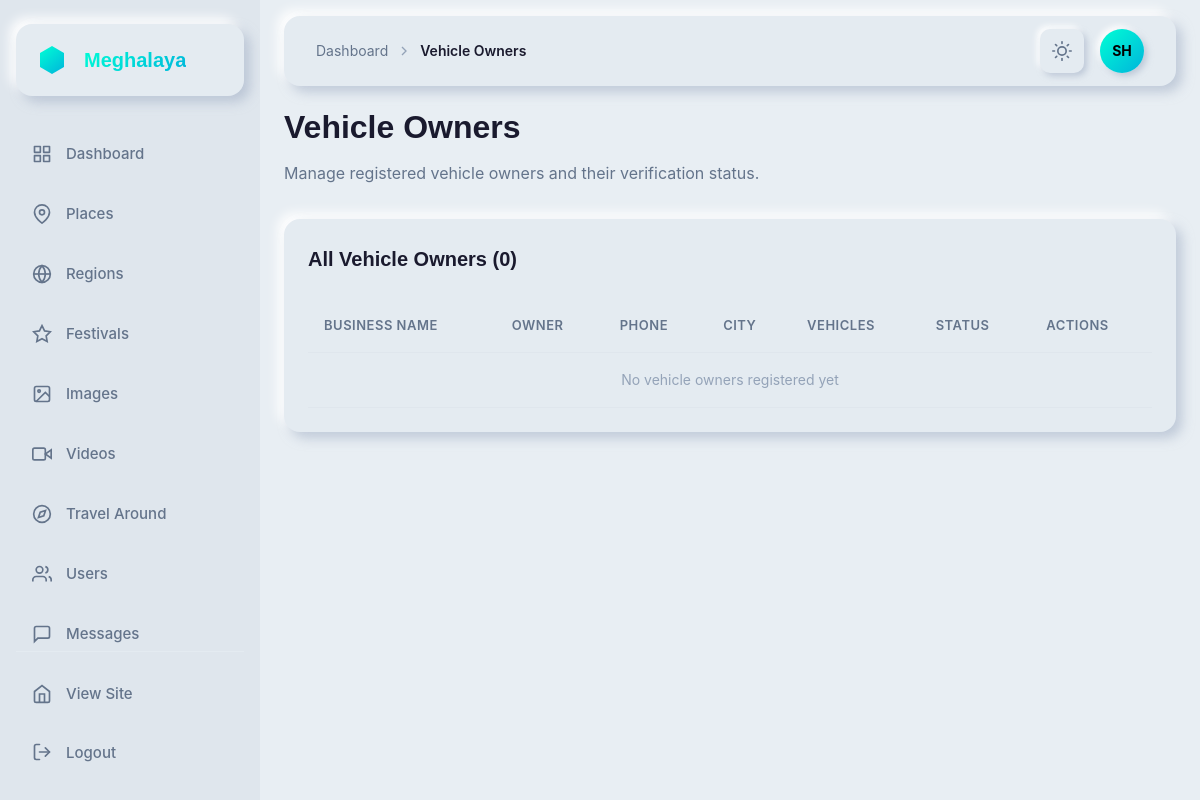
Page /dashboard/vehicle-owners/ (signed in) on the earlier database version.
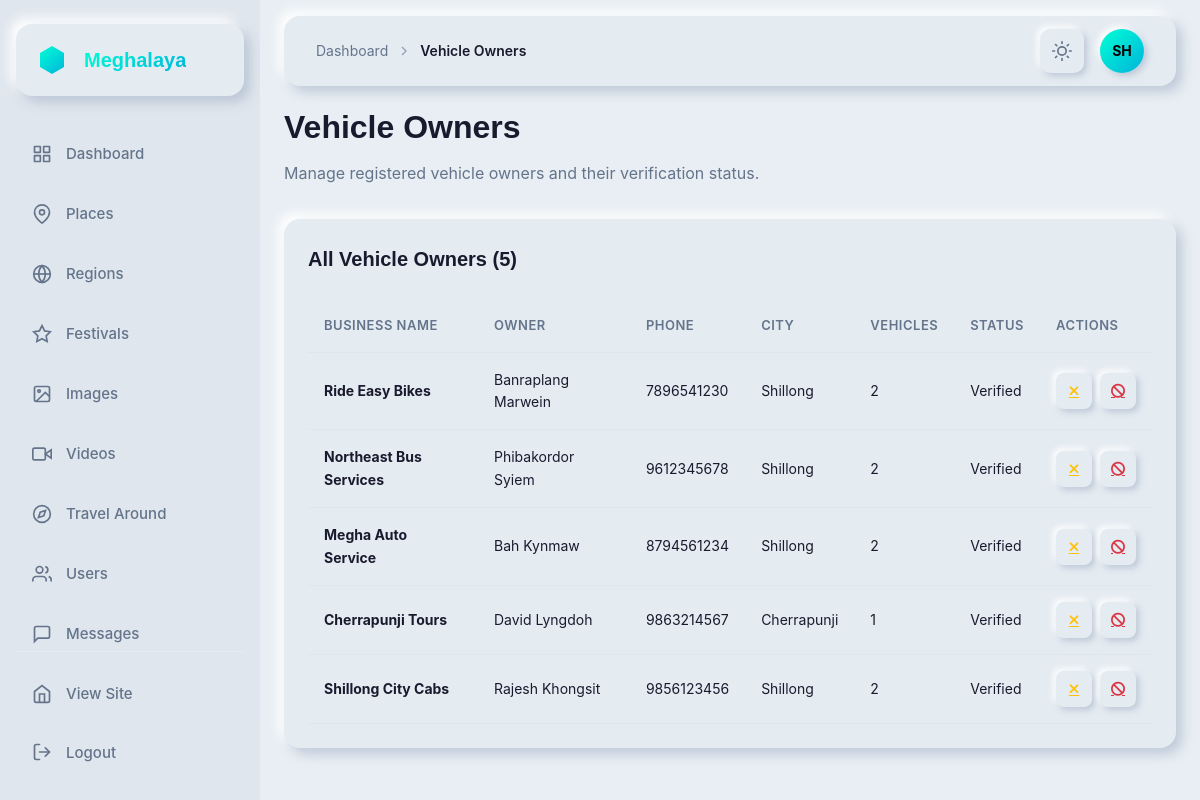
Same page on the later database version.
### app/models.py (models this page shows, shortened)
class VehicleOwner(models.Model):
    user = models.OneToOneField(User, on_delete=models.CASCADE, related_name='vehicle_owner_profile')
    business_name = models.CharField(max_length=200)
    owner_name = models.CharField(max_length=100)
    phone = models.CharField(max_length=15)
    alternate_phone = models.CharField(max_length=15, blank=True, null=True)
    email = models.EmailField()
    address = models.TextField()
    city = models.CharField(max_length=100, default='Shillong')
    profile_photo = models.ImageField(upload_to='vehicle_owners/', blank=True, null=True)
    id_proof = models.ImageField(upload_to='vehicle_owners/id_proofs/', blank=True, null=True)
    is_verified = models.BooleanField(default=False)
    is_active = models.BooleanField(default=True)
    upi_id = models.CharField(max_length=100, blank=True, null=True, help_text='UPI ID for payments')
    qr_code = models.ImageField(upload_to='vehicle_owners/qr_codes/', blank=True, null=True, help_text='Payment QR Code')
    created_at = models.DateTimeField(auto_now_add=True)
    updated_at = models.DateTimeField(auto_now=True)
    class Meta:
        ordering = ['-created_at']

### app/dashboard_views.py (the view)
# urls.py: path('vehicle-owners/', dashboard_views.dashboard_vehicle_owners, name='dashboard_vehicle_owners'),
@login_required
@user_passes_test(is_staff_or_superuser)
def dashboard_vehicle_owners(request):
    owners = VehicleOwner.objects.all().select_related('user').prefetch_related('vehicles').order_by('-created_at')
    return render(request, 'dashboard/vehicle_owners.html', {'owners': owners})

### app/context_processors.py (called while the page is built)
def navbar_context(request):
    placeName = cache.get('navbar_places')
    if placeName is None:
        placeName = list(MeghalayaImages.objects.values('name').exclude(
            name__in=["Cherrapunji", "Police Bazar", "Seven Sister Falls", "Dawki River", "Cathedral of Mary"]
        ).distinct())
        cache.set('navbar_places', placeName, 300)
    return {
        'placeName': placeName
    }

### app/dashboard_views.py (called while the page is built)
def is_staff_or_superuser(user):
    return user.is_staff or user.is_superuser

### templates/dashboard/vehicle_owners.html (shortened to what this page needs)
{% extends 'dashboard/base.html' %}
{% block breadcrumb %}
<svg class="breadcrumb-separator" width="16" height="16" viewBox="0 0 24 24" fill="none" stroke="currentColor" stroke-width="2">
    <polyline points="9 18 15 12 9 6"></polyline>
</svg>
<span class="breadcrumb-current">Vehicle Owners</span>
{% endblock %}
{% block content %}
<div class="title-section cascade-in">
    <h1 class="page-title">Vehicle Owners</h1>
    <p class="page-subtitle">Manage registered vehicle owners and their verification status.</p>
</div>
<div class="card nm-flat cascade-in">
    <div class="card-header">
        <h2 class="card-title">All Vehicle Owners ({{ owners.count }})</h2>
    </div>
    <div class="table-container">
        <table class="data-table">
            <thead>
                <tr>
                    <th>Business Name</th>
                    <th>Owner</th>
                    <th>Phone</th>
                    <th>City</th>
                    <th>Vehicles</th>
                    <th>Status</th>
                    <th>Actions</th>
                </tr>
            </thead>
            <tbody>
                {% for owner in owners %}
                <tr>
                    <td><strong>{{ owner.business_name }}</strong></td>
                    <td>{{ owner.owner_name }}</td>
                    <td>{{ owner.phone }}</td>
                    <td>{{ owner.city }}</td>
                    <td>{{ owner.vehicles.count }}</td>
                    <td>
                        {% if owner.is_verified %}
                        <span class="status-badge status-success">Verified</span>
                        {% else %}
                        <span class="status-badge status-warning">Pending</span>
                        {% endif %}
                    </td>
                    <td>
                        <div class="table-actions">
                            {% if not owner.is_verified %}
                            <a href="{% url 'dashboard_vehicle_owner_verify' owner.pk %}?action=verify" class="action-btn nm-button" title="Verify" style="color: #28a745;">
                                <i class="fas fa-check"></i>
                            </a>
                            {% else %}
                            <a href="{% url 'dashboard_vehicle_owner_verify' owner.pk %}?action=unverify" class="action-btn nm-button" title="Unverify" style="color: #ffc107;">
                                <i class="fas fa-times"></i>
                            </a>
                            {% endif %}
                            {% if owner.is_active %}
                            <a href="{% url 'dashboard_vehicle_owner_verify' owner.pk %}?action=deactivate" class="action-btn nm-button" title="Deactivate" style="color: #dc3545;">
                                <i class="fas fa-ban"></i>
                            </a>
                            {% else %}
                            <a href="{% url 'dashboard_vehicle_owner_verify' owner.pk %}?action=activate" class="action-btn nm-button" title="Activate" style="color: #28a745;">
                                <i class="fas fa-check-circle"></i>
                            </a>
                            {% endif %}
                        </div>
                    </td>
                </tr>
                {% empty %}
                <tr>
                    <td colspan="7" style="text-align: center; color: var(--text-muted);">No vehicle owners registered yet</td>
                </tr>
                {% endfor %}
            </tbody>
        </table>
    </div>
</div>
{% endblock %}

### templates/dashboard/base.html (shortened to what this page needs)
{% load static %}
<!DOCTYPE html>
<html lang="en">
<head>
    <link href="https://api.fontshare.com/v2/css?f[]=general-sans@600,700&f[]=satoshi@400,500&display=swap" rel="stylesheet">
    <link rel="stylesheet" href="{% static 'css/dashboard.css' %}">
    <link rel="stylesheet" href="https://cdnjs.cloudflare.com/ajax/libs/font-awesome/6.4.0/css/all.min.css">
</head>
<body>
    <aside class="sidebar">
        <div class="sidebar-inner">
            <div class="logo-container nm-flat">
                <div class="logo-icon">
                </div>
                <span class="logo-text">Meghalaya</span>
            </div>
            <nav class="sidebar-nav">
                <a href="{% url 'dashboard_home' %}" class="sidebar-link {% if request.resolver_match.url_name == 'dashboard_home' %}active{% endif %}">
                    <div class="sidebar-link-icon">
                    </div>
                    <span>Dashboard</span>
                </a>
                <a href="{% url 'dashboard_places' %}" class="sidebar-link {% if 'places' in request.resolver_match.url_name %}active{% endif %}">
                    <div class="sidebar-link-icon">
                        <svg width="20" height="20" viewBox="0 0 24 24" fill="none" stroke="currentColor" stroke-width="2">
                            <path d="M21 10c0 7-9 13-9 13s-9-6-9-13a9 9 0 0 1 18 0z"></path>
                            <circle cx="12" cy="10" r="3"></circle>
                        </svg>
                    </div>
                    <span>Places</span>
                </a>
                <a href="{% url 'dashboard_regions' %}" class="sidebar-link {% if 'regions' in request.resolver_match.url_name %}active{% endif %}">
                    <div class="sidebar-link-icon">
                        <svg width="20" height="20" viewBox="0 0 24 24" fill="none" stroke="currentColor" stroke-width="2">
                            <circle cx="12" cy="12" r="10"></circle>
                            <line x1="2" y1="12" x2="22" y2="12"></line>
                            <path d="M12 2a15.3 15.3 0 0 1 4 10 15.3 15.3 0 0 1-4 10 15.3 15.3 0 0 1-4-10 15.3 15.3 0 0 1 4-10z"></path>
                        </svg>
                    </div>
                    <span>Regions</span>
                </a>
                <a href="{% url 'dashboard_festivals' %}" class="sidebar-link {% if 'festivals' in request.resolver_match.url_name %}active{% endif %}">
                    <div class="sidebar-link-icon">
                        <svg width="20" height="20" viewBox="0 0 24 24" fill="none" stroke="currentColor" stroke-width="2">
                            <polygon points="12 2 15.09 8.26 22 9.27 17 14.14 18.18 21.02 12 17.77 5.82 21.02 7 14.14 2 9.27 8.91 8.26 12 2"></polygon>
                        </svg>
                    </div>
                    <span>Festivals</span>
                </a>
                <a href="{% url 'dashboard_images' %}" class="sidebar-link {% if 'images' in request.resolver_match.url_name %}active{% endif %}">
                    <div class="sidebar-link-icon">
                        <svg width="20" height="20" viewBox="0 0 24 24" fill="none" stroke="currentColor" stroke-width="2">
                            <rect x="3" y="3" width="18" height="18" rx="2" ry="2"></rect>
                            <circle cx="8.5" cy="8.5" r="1.5"></circle>
                            <polyline points="21 15 16 10 5 21"></polyline>
                        </svg>
                    </div>
                    <span>Images</span>
                </a>
                <a href="{% url 'dashboard_videos' %}" class="sidebar-link {% if 'videos' in request.resolver_match.url_name %}active{% endif %}">
                    <div class="sidebar-link-icon">
                        <svg width="20" height="20" viewBox="0 0 24 24" fill="none" stroke="currentColor" stroke-width="2">
                            <polygon points="23 7 16 12 23 17 23 7"></polygon>
                            <rect x="1" y="5" width="15" height="14" rx="2" ry="2"></rect>
                        </svg>
                    </div>
                    <span>Videos</span>
                </a>
                <a href="{% url 'dashboard_travel' %}" class="sidebar-link {% if 'travel' in request.resolver_match.url_name %}active{% endif %}">
                    <div class="sidebar-link-icon">
                        <svg width="20" height="20" viewBox="0 0 24 24" fill="none" stroke="currentColor" stroke-width="2">
                            <circle cx="12" cy="12" r="10"></circle>
                            <polygon points="16.24 7.76 14.12 14.12 7.76 16.24 9.88 9.88 16.24 7.76"></polygon>
                        </svg>
                    </div>
                    <span>Travel Around</span>
                </a>
                <a href="{% url 'dashboard_users' %}" class="sidebar-link {% if 'users' in request.resolver_match.url_name %}active{% endif %}">
                    <div class="sidebar-link-icon">
                        <svg width="20" height="20" viewBox="0 0 24 24" fill="none" stroke="currentColor" stroke-width="2">
                            <path d="M17 21v-2a4 4 0 0 0-4-4H5a4 4 0 0 0-4 4v2"></path>
                            <circle cx="9" cy="7" r="4"></circle>
                            <path d="M23 21v-2a4 4 0 0 0-3-3.87"></path>
                            <path d="M16 3.13a4 4 0 0 1 0 7.75"></path>
                        </svg>
                    </div>
                    <span>Users</span>
                </a>
                <a href="{% url 'dashboard_messages' %}" class="sidebar-link {% if 'message' in request.resolver_match.url_name %}active{% endif %}">
                    <div class="sidebar-link-icon">
                        <svg width="20" height="20" viewBox="0 0 24 24" fill="none" stroke="currentColor" stroke-width="2">
                            <path d="M21 15a2 2 0 0 1-2 2H7l-4 4V5a2 2 0 0 1 2-2h14a2 2 0 0 1 2 2z"></path>
                        </svg>
                    </div>
                    <span>Messages</span>
                </a>
            </nav>
            <div class="sidebar-footer">
                <a href="{% url 'home' %}" class="sidebar-link">
                    <div class="sidebar-link-icon">
                        <svg width="20" height="20" viewBox="0 0 24 24" fill="none" stroke="currentColor" stroke-width="2">
                            <path d="M3 9l9-7 9 7v11a2 2 0 0 1-2 2H5a2 2 0 0 1-2-2z"></path>
                            <polyline points="9 22 9 12 15 12 15 22"></polyline>
                        </svg>
                    </div>
                    <span>View Site</span>
                </a>
                <form method="post" action="{% url 'logout' %}" class="sidebar-logout-form">
                    <button type="submit" class="sidebar-link logout-btn">
                        <div class="sidebar-link-icon">
                            <svg width="20" height="20" viewBox="0 0 24 24" fill="none" stroke="currentColor" stroke-width="2" stroke-linecap="round" stroke-linejoin="round">
                                <path d="M9 21H5a2 2 0 0 1-2-2V5a2 2 0 0 1 2-2h4"></path>
                                <polyline points="16 17 21 12 16 7"></polyline>
                                <line x1="21" y1="12" x2="9" y2="12"></line>
                            </svg>
                        </div>
                        <span>Logout</span>
                    </button>
                </form>
            </div>
        </div>
    </aside>
    <main class="main-content">
        <header class="header nm-flat">
            <div class="header-left">
                <nav class="breadcrumb">
                    <a href="{% url 'dashboard_home' %}" class="breadcrumb-link">Dashboard</a>
                    {% block breadcrumb %}{% endblock %}
                </nav>
            </div>
            <div class="header-right">
                <button class="header-btn nm-button theme-toggle" aria-label="Toggle theme" id="themeToggle">
                </button>
                <div class="profile-avatar">
                    <span class="avatar-text">{{ user.username|slice:":2"|upper }}</span>
                </div>
            </div>
        </header>
        <div class="content-wrapper">
            {% block content %}{% endblock %}
        </div>
    </main>
</body>
</html>

Differences in the rows shown:
added VehicleOwner: business_name "Ride Easy Bikes", owner_name "Banraplang Marwein", phone "7896541230", city "Shillong", vehicles.count "2", is_verified "Verified", is_active True (drawn)
added VehicleOwner: business_name "Northeast Bus Services", owner_name "Phibakordor Syiem", phone "9612345678", city "Shillong", vehicles.count "2", is_verified "Verified", is_active True (drawn)
added VehicleOwner: business_name "Megha Auto Service", owner_name "Bah Kynmaw", phone "8794561234", city "Shillong", vehicles.count "2", is_verified "Verified", is_active True (drawn)
added VehicleOwner: business_name "Cherrapunji Tours", owner_name "David Lyngdoh", phone "9863214567", city "Cherrapunji", vehicles.count "1", is_verified "Verified", is_active True (drawn)
added VehicleOwner: business_name "Shillong City Cabs", owner_name "Rajesh Khongsit", phone "9856123456", city "Shillong", vehicles.count "2", is_verified "Verified", is_active True (drawn)
Other differences:
{{ owners.count }}: "0" → "5"
text no longer shown: "No vehicle owners registered yet"
